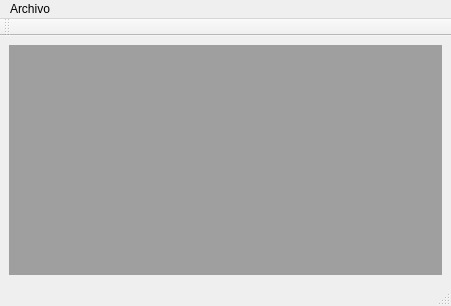
<?xml version="1.0" encoding="UTF-8"?>
<ui version="4.0">
 <class>MainWindow</class>
 <widget class="QMainWindow" name="MainWindow">
  <property name="geometry">
   <rect>
    <x>0</x>
    <y>0</y>
    <width>451</width>
    <height>306</height>
   </rect>
  </property>
  <property name="windowTitle">
   <string>MainWindow</string>
  </property>
  <widget class="QWidget" name="centralwidget">
   <layout class="QGridLayout" name="gridLayout">
    <item row="0" column="0">
     <widget class="QMdiArea" name="mdiArea"/>
    </item>
   </layout>
  </widget>
  <widget class="QMenuBar" name="menubar">
   <property name="geometry">
    <rect>
     <x>0</x>
     <y>0</y>
     <width>451</width>
     <height>21</height>
    </rect>
   </property>
   <widget class="QMenu" name="menuArchivo">
    <property name="title">
     <string>Archivo</string>
    </property>
    <addaction name="actionExplorar"/>
    <addaction name="actionAgregar"/>
    <addaction name="separator"/>
    <addaction name="actionQuitar"/>
   </widget>
   <addaction name="menuArchivo"/>
  </widget>
  <widget class="QStatusBar" name="statusbar"/>
  <widget class="QToolBar" name="toolBar">
   <property name="windowTitle">
    <string>toolBar</string>
   </property>
   <attribute name="toolBarArea">
    <enum>TopToolBarArea</enum>
   </attribute>
   <attribute name="toolBarBreak">
    <bool>false</bool>
   </attribute>
  </widget>
  <action name="actionExplorar">
   <property name="text">
    <string>Explorar</string>
   </property>
  </action>
  <action name="actionAgregar">
   <property name="text">
    <string>Agregar</string>
   </property>
  </action>
  <action name="actionQuitar">
   <property name="text">
    <string>Quitar</string>
   </property>
  </action>
 </widget>
 <resources/>
 <connections/>
</ui>
